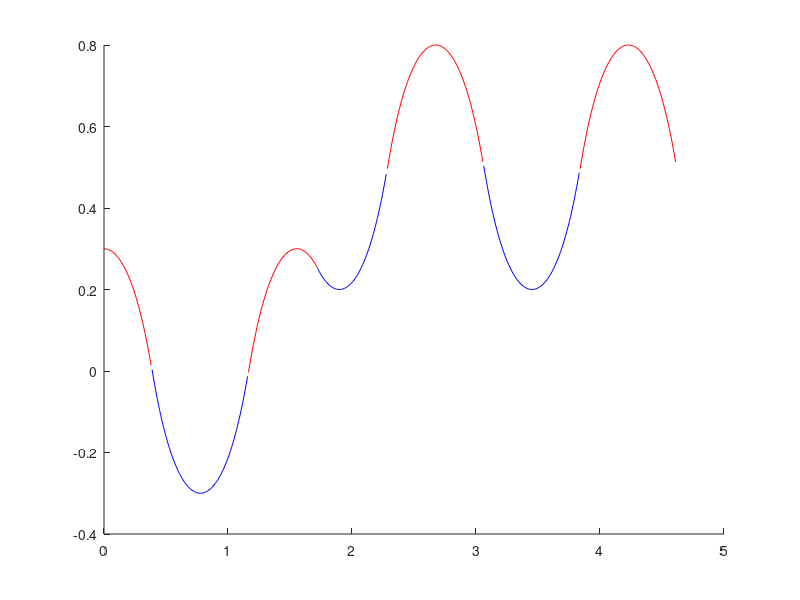

The MATLAB script that drew this image:
h = 0.6;
g = 9.8;
p = 0.5;
t_zmp = sqrt(h/g);



% algorithm 2: given x0, x0', zmp
% step end time variable

clf;
hold on;


t_offset = 0;
t_start = 0;



support_foot = 0;
footY = 1.0;
torsoSupportY = 0.2;
py0 = 0.5;
y0 = py0 - torsoSupportY;

velY = 0.5;


for j=1:7
    if support_foot==0 %left support
      py1 = py0 - footY;
      
      if j==3 
          py1 = py1 + velY; %movement
      end
      y1 = py1 + torsoSupportY;      
    else %right support
      py1 = py0 + footY;
      y1 = py1 - torsoSupportY;
    end
   
    t_a = 0.2;
    for i=1:4
      t_b = t_zmp * asinh((y0-py0)/(y1-py1) * sinh(t_a/t_zmp));
      y0dot = 1/t_zmp * (y0-py0) * sinh(t_a/t_zmp);
      err = (y1-py1)*cosh(t_b/t_zmp) - (y0-py0)*cosh(t_a/t_zmp) + py1-py0;
      t_a_delta = err/y0dot/2;
      t_a = t_a + t_a_delta;
    end  
    
    %Current pendumum: t_start to t_a
    %Next pendulum: starts at t_b 
    
        
    
    
    
    
    t0=[t_start:0.01:t_a];
    cy0 = (y0-py0)*cosh(t0/t_zmp) + py0;
    if mod(j,2)==1  plot(t0+t_offset,cy0,'r')
    else     plot(t0+t_offset,cy0,'b')
    end
    t_offset = t_offset + t_a - t_b;
    
    
    t_dur = t_a-t_b
    
    t_start = t_b;
    support_foot = 1-support_foot;
    py0 = py1; %support movement
    y0 = y1;
end


%{
x = (x0-p)*cosh(t/t_zmp) + v0*t_zmp*sinh(t/t_zmp) + p;
plot(t,x);
%}